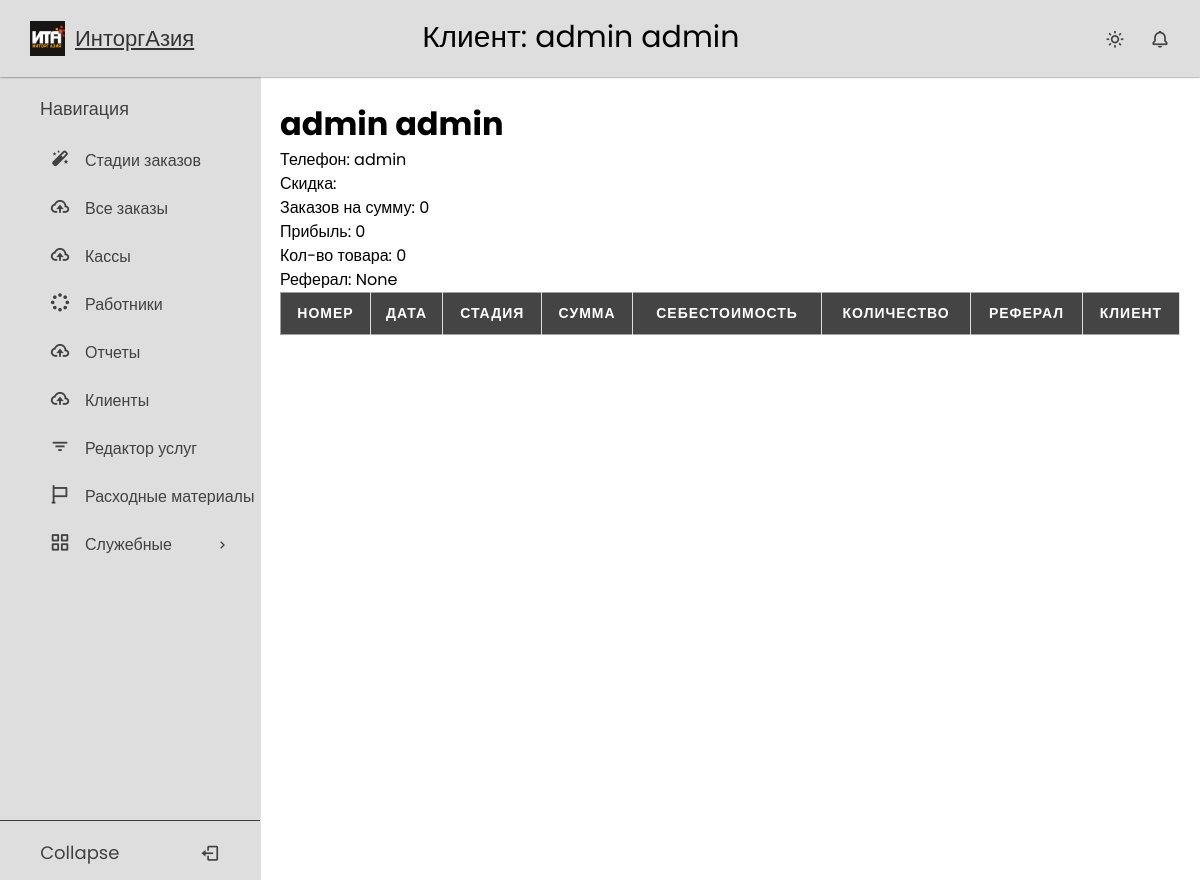
Page /client/1/ (signed in) on the committed database.
### users/models.py (models this page shows, shortened)
class User(AbstractBaseUser, PermissionsMixin):
    disabled = models.BooleanField(default=False)
    username = models.CharField(max_length=100, blank=True, null=True, unique=True, help_text='Номер телефона')
    first_name = models.CharField(max_length=254)
    last_name = models.CharField(max_length=254)
    is_staff = models.BooleanField(default=False)
    is_superuser = models.BooleanField(default=False)
    is_active = models.BooleanField(default=True)
    last_login = models.DateTimeField(null=True, blank=True)
    date_joined = models.DateTimeField(null=True, auto_now=True)
    joined_date = models.DateTimeField(default=timezone.now)
    user_type = models.CharField(max_length=20, choices=UserType.choices, default=UserType.CLIENT)
    discount = models.ForeignKey(DiscountType, on_delete=models.PROTECT, blank=True, null=True)
    money = models.IntegerField(default=0)
    profit = models.IntegerField(default=0)
    product_count = models.IntegerField(default=0, blank=True, null=True)
    referral = models.ForeignKey('self', on_delete=models.SET_NULL, blank=True, null=True)
    class Meta:
        ordering = ('disabled',)
    USERNAME_FIELD = 'username'
    REQUIRED_FIELDS = []
    objects = UserManager()
    def __str__(self):
        return f'{self.first_name} {self.last_name}'

### crm_app/views.py (the view)
# urls.py: path('client/<int:pk>/', ClientDetailView.as_view(), name='client_detail'),
class ClientDetailView(LockedView, DetailView):
    model = CustomUser
    template_name = 'crmapp/client_detail.html'
    paginate_by = 20
    def get_context_data(self, **kwargs):
        context = super(ClientDetailView, self).get_context_data()
        context['orders'] = Order.objects.filter(client_id=self.object.id)
        return context

### users/permissions.py (called while the page is built)
    def test_func(self):
        return self.request.user.user_type == UserType.WORKER

### templates/crmapp/client_detail.html (shortened to what this page needs)
{% extends 'base.html' %}
{% load static %}
{% block css %}
    <link rel="stylesheet" href="{% static 'css/tables.css' %}">
{% endblock %}
{% block page_title %}
Клиент: {{ user }}
{% endblock %}
{% block content %}
 <h1>{{ user }}</h1>
    <p>Телефон: {{ user.username }}</p>
    <p>Скидка: {{ user.discount.name }}</p>
    <p>Заказов на сумму: {{ user.money }}</p>
    <p>Прибыль: {{ user.profit }}</p>
    <p>Кол-во товара: {{ user.product_count }}</p>
    <p>Реферал: {{ user.referral }}</p>
<table>
  <thead>
    <tr>
        <th>Номер</th>
        <th>Дата</th>
        <th>Стадия</th>
        <th>Сумма</th>
        <th>Себестоимость</th>
        <th>Количество</th>
        <th>Реферал</th>
        <th>Клиент</th>
    </tr>
  </thead>
</table>
{% endblock %}

### static/css/null.css (style rules this page uses)
*, *::before, *::after { box-sizing: border-box; }
body, h1, h2, h3, h4, p, ul[class], ol[class], li, figure, figcaption, blockquote, dl, dd { list-style-type: none; margin: 0; }
body { min-height: 100vh; scroll-behavior: smooth; text-rendering: optimizeSpeed; line-height: 1.5; }

### static/css/sidebar.css (style rules this page uses)
* { margin: 0; padding: 0; box-sizing: border-box; font-family: "Poppins", sans-serif; }
:root { --white-color: #dedede; --blue-color: #1655ff; --grey-color: #424141; --grey-color-light: rgba(0, 0, 0, 0.73); }
body { background-color: #ffffff; transition: all 0.5s ease; }

### static/css/tables.css (style rules this page uses)
table { border: 1px solid #ccc; width: 100%; margin:0; padding:0; border-collapse: collapse; border-spacing: 0; }
table tr { border: 1px solid #a1a1a1; padding: 5px; }
table th, table td { padding: 10px; text-align: center; border-right: 1px solid #ddd; }
table th { color: #fff; background-color: #444; text-transform: uppercase; font-size: 14px; letter-spacing: 1px; }

### rows in the picture
User: first_name+last_name "admin admin", username "admin", money "0", profit "0", product_count "0", referral "None"
